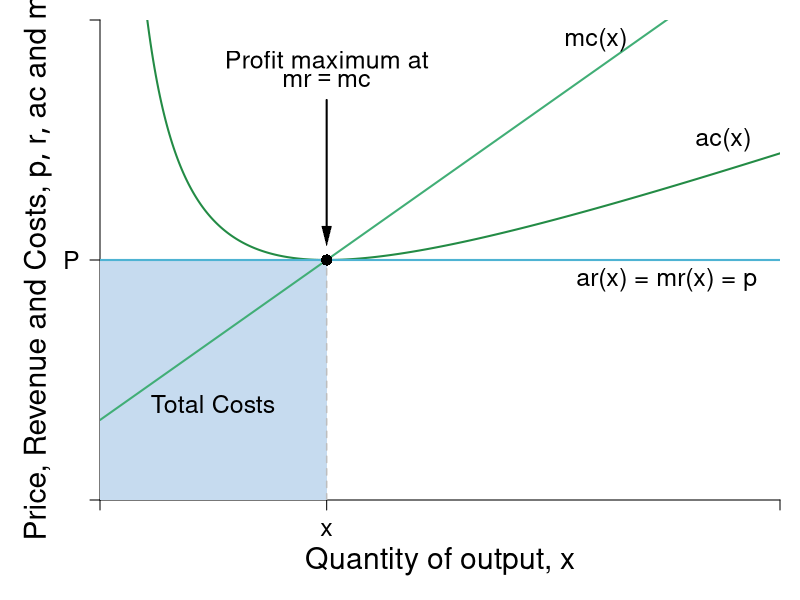

Write R code to recreate this figure.
#Graph Designer: Simon Halliday
#Authors: Bowles, Foley and Halliday
#Title: Coordination, Conflict and Competition: A Text in Microeconomics

require(shape)
pdf(file = "competitionmarkets/perf_comp_costs.pdf", width = 9, height = 7)

#Set parameters for graphics
pointsize <- 1.8
axislabelsize <- 1.8
labelsize <- 1.5
namesize <- 1.8
annotatesize <- 1.5
graphlinewidth <- 2
segmentlinewidth <- 1.5

COL <- c("#7fc97f", "#beaed4", "#fdc086", "#ffff99", "#386cb0", "#f0027f", "#bf5b17", "#666666")
COLA <- c("#e0f3db", "#99d8c9","#66c2a4","#41ae76", "#238b45", "#005824")
COLB <- c("#c6dbef", "#4eb3d3", "#2b8cbe", "#0868ac","#084081")

#Edited the margins to cater for the larger LHS labels
par(mar =  c(5, 5, 1, 1))

AvgRevenue <- function(x, rmax = 12, xmax = 12){
  rmax - (rmax/xmax)*x
}

MRevenue <- function(x, rmax = 12, xmax = 12){
  rmax - 2*(rmax/xmax)*x
}

TotCost <- function(x, c0 = 8, c1 = 2, c2 = 0.5){
  c0 + c1*x + c2*(x^2)
}

AvgCost <- function(x, c0 = 8, c1 = 2, c2 = 0.5){
#  TotCost(x) / x
  c0 / x + c1 + c2*x
}

MCost <- function(x, c0 = 8, c1 = 2, c2 = 0.5){
# deriv(TotCost(x), x)
  c1 + 2*c2*x
}

xlims <- c(0, 12)
ylims <- c(0, 12)

npts <- 501 
x <- seq(xlims[1], xlims[2], length.out = npts)
y <- seq(ylims[1], ylims[2], length.out = npts) 
a <- c(13, 16.75, 19.25)

plot(0, 0, xlim = xlims, ylim = ylims, type = "n",
     xlab = expression(paste("")),
     ylab = expression(paste("")), 
     xaxt = "n", 
     yaxt = "n", 
     cex.lab = axislabelsize, 
     bty = "n",
     xaxs="i", 
     yaxs="i")

# ticksy <- seq(from = ylims[1], to = ylims[2], by = 1)
# ylabels <- seq(from = ylims[1], to = ylims[2], by = 1)
# ticksx <- seq(from = xlims[1], to = xlims[2], by = 1)
# xlabels <- seq(from = xlims[1], to = xlims[2], by = 1)
ticksy <- c(0, 6, NA, ylims[2])
ylabels <- c(NA, expression(paste(P)), NA, NA)
ticksx <- c(0, 4, NA, xlims[2])
xlabels <- c(NA, expression(paste(x)), NA, NA)

axis(1, at = ticksx, pos = 0, labels = xlabels, cex.axis=labelsize)
axis(2, at = ticksy, pos = 0, labels = ylabels, las = 1,cex.axis=labelsize)

npts <- 500 
xx1 <- seq(xlims[1], xlims[2], length.out = npts)
xx3 <- seq(2, 6, length.out = npts)

# Draw the polygon for profit
xpoly1 <- c(0, 0, 4, 4, 0)
ypoly1 <- c(0, min(AvgCost(xx1)), min(AvgCost(xx1)), 0, 0)
polygon(x = xpoly1, y = ypoly1, col=COLB[1],density=NULL, border = NA)

#Label the costs
text(2, 0.4*AvgCost(x = 4), expression("Total Costs"), cex = labelsize)

#Draw the polygon for costs

#xpoly2 <- c(0, 4, 4, 0, 0)
#ypoly2 <- c(0, 0, 4, 0, 0)
#polygon(x = xpoly2, y = ypoly2, col=COLB[1], density=NULL, border = NA)

# lines(xx1, bcA(xx1, w = 10, p = 1.5), col = COLB[3], lwd = graphlinewidth)
# lines(xx1, AvgRevenue(xx1, rmax = 12, xmax = 12), col = COLB[5], lwd = graphlinewidth)
# lines(xx1, MRevenue(xx1, rmax = 12, xmax = 12), col = COLB[4], lwd = graphlinewidth)
lines(xx1, AvgCost(xx1), col = COLA[5], lwd = graphlinewidth)
lines(xx1, MCost(xx1), col = COLA[4], lwd = graphlinewidth)

# Label the axes

# text(0.5*(xlims[2]), -1.8, expression(paste("Output, ", x)), xpd = TRUE, cex = axislabelsize) 
mtext(expression(paste("Quantity of output, ", x)), side=1, line = 3, cex = axislabelsize)
text(-1.1, 0.5*ylims[2], expression(paste("Price, Revenue and Costs, ", list(p, r, ac), " and ", mc)), xpd = TRUE, cex = axislabelsize, srt = 90) 

#Label curves

text(10, 5.5, expression(paste("ar(x) = mr(x) = p")), cex = labelsize)
text(11, 9, expression(paste("ac(x)")), cex = labelsize)
text(8.75, 11.5, expression(paste("mc(x)")), cex = labelsize)

#Labels cost and profit areas (To be added)


#Draw segments for total costs

segments(0, 6, 4, 6,
         lty = 2, col = "gray" , lwd = segmentlinewidth
         )
segments(4, 0, 4, 6,
         lty = 2, col = "gray" , lwd = segmentlinewidth
)
segments(0, 6, xlims[2], 6,
         lty = 1, col = COLB[2] , lwd = graphlinewidth
)

# Label Points for comparison

points(4, 6, pch = 16, col = "black", cex = 1.5)
# text(3.8, MRevenue(x = 4) - 0.4, expression(i), cex = labelsize)


# points(4, AvgRevenue(x = 4), pch = 16, col = "black", cex = 1.5)
# text(4.2, AvgRevenue(x = 4) + 0.4, expression(h), cex = labelsize)

# Arrows (Labels to be added)

text(4, 11, expression(paste("Profit maximum at")), cex = labelsize)
text(4, 10.5, expression(paste(mr == mc)), cex = labelsize)
shape::Arrows(4, 10, 4, 6.6, col = "black", lty = 1, lwd = 2, arr.type = "triangle", arr.lwd = 0.5)



dev.off()
